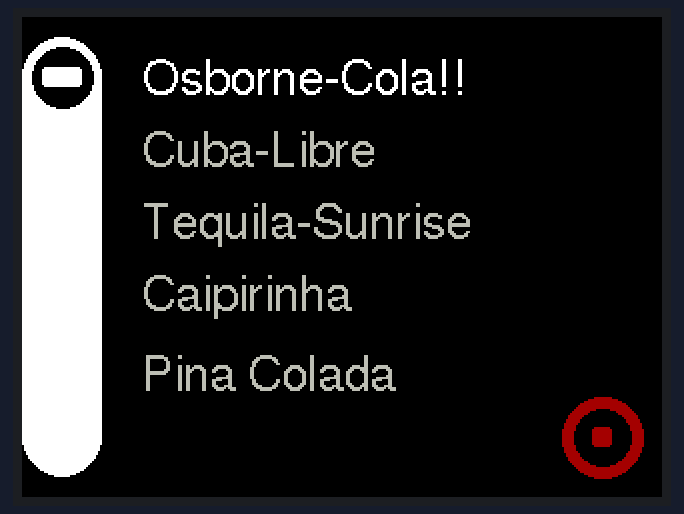
A program run on a simulated ESP32. On the bench: 320×240 colour display.

Above: at 0.3 s.

The program:

main.cpp
```cpp
#include "SPI.h"
#include "Adafruit_GFX.h"
#include "Adafruit_ILI9341.h"
#include <Fonts/FreeSans12pt7b.h>


#define TFT_SCK    18
#define TFT_MOSI   23
#define TFT_MISO   19
#define TFT_CS     22
#define TFT_DC     21
#define TFT_RESET  17

Adafruit_ILI9341 tft = Adafruit_ILI9341(TFT_CS, TFT_DC, TFT_RESET);

void renderNavigationText(); // Declare the function
void renderStop();
void renderNavigationBar();

void setup() {
  tft.begin();
  tft.setRotation(1);
  //tft.fillScreen(ILI9341_WHITE); // Set background color to white
  tft.fillScreen(ILI9341_BLACK); // Set background color to black
  renderStop();
  renderNavigationBar();
  renderNavigationText();
}

void renderNavigationText() {

  tft.setFont(&FreeSans12pt7b);
  tft.setTextColor(ILI9341_WHITE);

  tft.setCursor(60, 38);
  tft.println("Osborne-Cola!!");

  tft.setTextColor(0xBDF6);

  tft.setCursor(60, 74);
  tft.println("Cuba-Libre");

  tft.setCursor(60, 110);
  tft.println("Tequila-Sunrise");

  tft.setCursor(60, 146);
  tft.println("Caipirinha");

  tft.setCursor(60, 186);
  tft.println("Pina Colada");

}

void renderStop() {
  int centerX = 290;
  int centerY = 210;
  int outerRadius = 20;
  int innerRadius = 14;
  int rectWidth = 10;
  int rectHeight = 10;
  int cornerRadius = 2;

  tft.fillCircle(centerX, centerY, outerRadius, 0xA000);

  tft.fillCircle(centerX, centerY, innerRadius, ILI9341_BLACK);

  int rectX = centerX - rectWidth / 2;
  int rectY = centerY - rectHeight / 2;

  tft.fillRoundRect(rectX, rectY, rectWidth, rectHeight, cornerRadius, 0xA000);
}

void renderNavigationBar() {
  int bodyX = 0;
  int bodyY = 10;
  int bodyWidth = 40;
  int bodyHeight = 220;
  int bodyCornerRadius = 50;

  // schwarzer kreis
  int circleCenterX = bodyX + bodyWidth / 2;
  int circleCenterY = bodyY + 20;
  int circleRadius = 15;

  // icon im kreis
  int iconWidth = 20;
  int iconHeight = 10;
  int iconCornerRadius = 2;
  int iconX = circleCenterX - iconWidth / 2;
  int iconY = circleCenterY - iconHeight / 2;

  tft.fillRoundRect(bodyX, bodyY, bodyWidth, bodyHeight, bodyCornerRadius, ILI9341_WHITE);
  tft.fillCircle(circleCenterX, circleCenterY, circleRadius, ILI9341_BLACK);
  tft.fillRoundRect(iconX, iconY, iconWidth, iconHeight, iconCornerRadius, ILI9341_WHITE);
}

void loop() {
}
```
